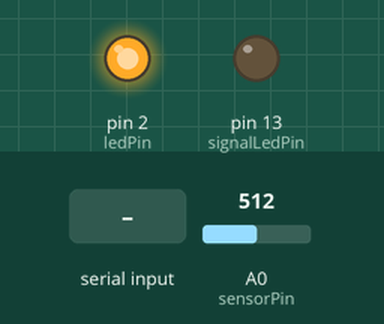
Simulated run of this sketch. Board: Arduino Uno, built with avr-gcc and run on an emulated ATmega328P. Parts: output pins drawn as LEDs (lit = HIGH). The inputs (shaded band) are chosen by the test bench; at power-on: A0 (sensorPin) = 512.

Above: at 2.2 s.
2.3 s: A0 (sensorPin) set to 530
3.8 s: A0 (sensorPin) set to 550
At 4.5 s:
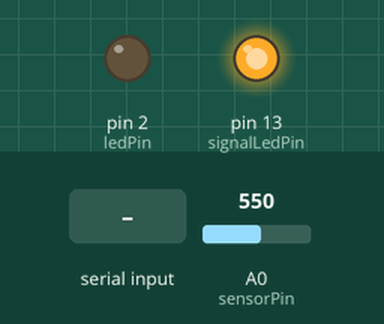
6.8 s: byte 90 received over Serial
At 8.5 s:
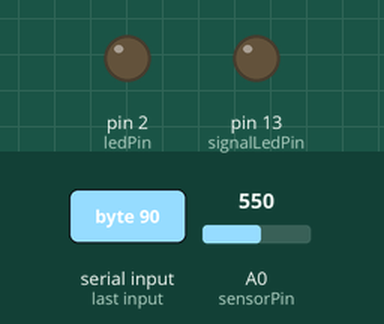
Timing chart, 0 to 10.1 s (numbered marks = the images above; inputs shaded):
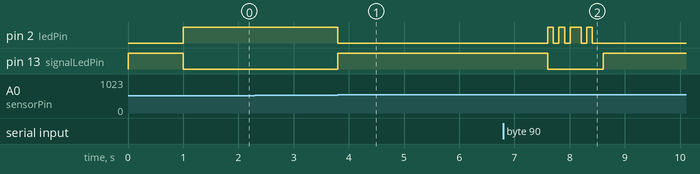

Measured:
- the behaviour switches between 537 and 538 on A0 (sensorPin) (found by bisection; images 0 and 1)
- after the input at 2.3 s, every drawn part: stays the same
- after the input at 3.8 s, pin 2 (ledPin): HIGH → LOW at once; pin 13 (signalLedPin): LOW → HIGH at once
- after the input at 6.8 s, pin 2 (ledPin): LOW → HIGH after 0.81 s, → LOW 0.10 s later, → HIGH 0.10 s later, → LOW 0.10 s later, … (8 changes in this stretch); pin 13 (signalLedPin): HIGH → LOW after 0.81 s, → HIGH 1.0 s later

The sketch:

auroraLink50.ino
```cpp
/*
 * Aurora-Link v3.9.8 - "The Locked Reference"
 * - Logic: referenceLevel is set ONLY during setup() / Reset.
 * - Recovery: 15s timer returns to Sighting Mode without re-calibrating.
 * - Speed: 10 Baud (100ms bits).
 */

long baudRate = 10;

const int ledPin = 2;
const int signalLedPin = 13;
const int sensorPin = A0;

bool sightingMode = true;
unsigned long lastActivity = 0;
const unsigned long timeout = 15000;

float referenceLevel = 512.0;
const float deltaPercent = 0.05;

void setup() {
  Serial.begin(baudRate);
  pinMode(ledPin, OUTPUT);
  pinMode(signalLedPin, OUTPUT);

  // Flash Pin 13 to show calibration is happening
  digitalWrite(signalLedPin, HIGH);
  delay(1000);

  // LOCK the reference level here once.
  referenceLevel = (float)analogRead(sensorPin);

  digitalWrite(signalLedPin, LOW);
  digitalWrite(ledPin, HIGH); // Startup in Sighting Mode
  lastActivity = millis();
}

void loop() {
  unsigned long currentTime = millis();
  int sensorValue = analogRead(sensorPin);
  float change = ((float)sensorValue - referenceLevel) / referenceLevel;

  // 1. CONSTANT RECEIVER
  if (change > deltaPercent) {
    digitalWrite(signalLedPin, HIGH);

    if (sightingMode) {
      sightingMode = false;
      digitalWrite(ledPin, LOW);
      // Jump straight into the start bit
    }

    char receivedChar = receiveByte();
    if (receivedChar > 0) {
      Serial.write(receivedChar);
      lastActivity = millis();
    }
  } else {
    digitalWrite(signalLedPin, LOW);
  }

  // 2. TRANSMITTER
  if (Serial.available() > 0) {
    char outChar = (char)Serial.read();
    lastActivity = millis();
    sightingMode = false;
    transmitByte(outChar);
  }

  // 3. AUTOMATIC SIGHTING BEACON (Reference is NOT reset here)
  if (!sightingMode && (currentTime - lastActivity > timeout)) {
    sightingMode = true;
  }

  // Apply Sighting State
  if (sightingMode) {
    digitalWrite(ledPin, HIGH);
  } else if (Serial.available() == 0) {
    digitalWrite(ledPin, LOW);
  }
}

void transmitByte(char c) {
  int bitTime = 100;
  digitalWrite(ledPin, HIGH); // Start Bit
  delay(bitTime);
  for (int i = 0; i < 8; i++) {
    digitalWrite(ledPin, bitRead(c, i));
    delay(bitTime);
  }
  digitalWrite(ledPin, LOW); // Stop Bit
  delay(bitTime);
}

char receiveByte() {
  int bitTime = 100;
  char result = 0;

  // Sample at 150% of bit time to hit the middle of Bit 0
  delay(150);

  for (int i = 0; i < 8; i++) {
    int val = analogRead(sensorPin);
    float diff = ((float)val - referenceLevel) / referenceLevel;

    if (diff > (deltaPercent / 2)) {
      bitSet(result, i);
      digitalWrite(signalLedPin, HIGH);
    } else {
      digitalWrite(signalLedPin, LOW);
    }
    delay(bitTime);
  }

  digitalWrite(signalLedPin, LOW);
  return result;
}
```
